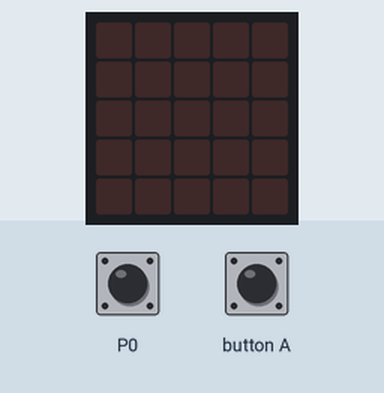
The program below on a simulated BBC micro:bit (MakeCode). On the bench: the board's 5×5 LED display. The inputs (shaded band) are chosen by the test bench. Random numbers come from a fixed seed.

Above: at 1.2 s.
1.3 s: touch pin P0 pressed for 0.15 s
At 1.9 s:
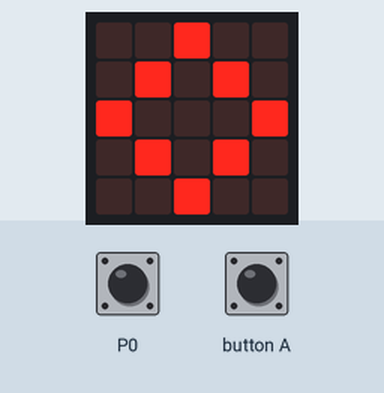
At 2.5 s:
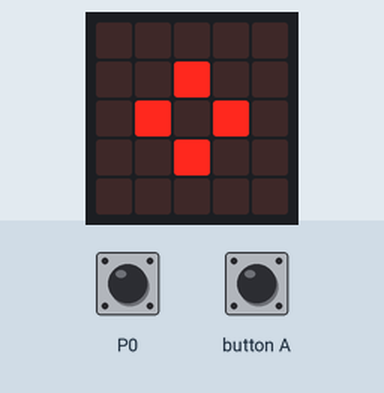
Timing chart, 0 to 4.3 s (numbered marks = the images above; inputs shaded):
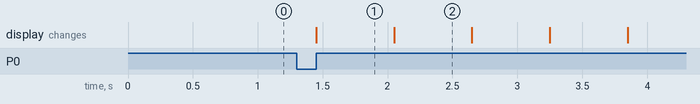

Measured:
- after the input at 1.3 s, the display: changes after 0.15 s (image 1)
- what the display in image 1 shows lasts 0.6 s, from 1.5 s to 2.1 s

The program:

main.ts
```typescript
input.onButtonPressed(Button.A, function() {
hecks()
})
input.onPinPressed(TouchPin.P0, function() {
    pro()
})
function hecks() {
    basic.showIcon(IconNames.Diamond)
    basic.showIcon(IconNames.SmallDiamond)
    basic.showIcon(IconNames.Diamond)
    basic.showIcon(IconNames.SmallDiamond)
    if (Math.randomBoolean()) {
        basic.showIcon(IconNames.Skull)
    } else {
        basic.showIcon(IconNames.Square)
    }
}
function pro() {
    hecks()
    hecks()
    hecks()
    hecks()
    hecks()
}
```

test.ts
```typescript
// tests gaan hier; deze zal niet worden gecompileerd wanneer dit pakket wordt gebruikt als extensie.
```
